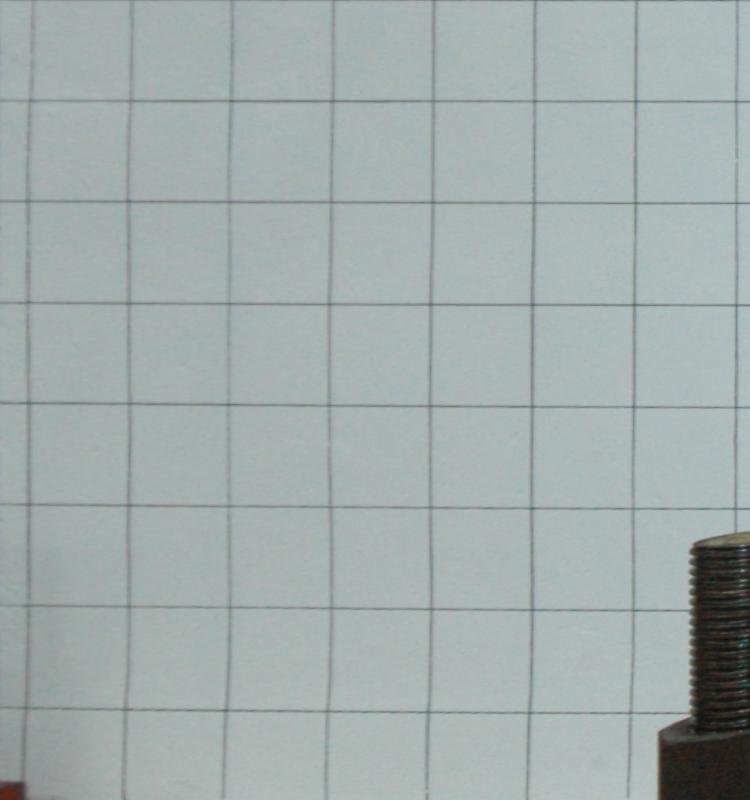
#> input picture Data/DamagePattern/images/CTR1_NE_00250_2.jpg, 750 x 800 px; its folder holds only this picture in this run
$ python grid_pitch.py ../../Data/DamagePattern/images/CTR1_NE_00250_2.jpg
#> lines starting #> are read from the running program, lines starting #| are printed output that depends on the picture
#!/usr/bin/env python3
"""Measure grid-line pitch (px) from early undamaged frames: autocorrelation of dark-line projections."""
import cv2, numpy as np, glob, sys, os
D="Data/DamagePattern/images/"
def lines(g):
    # dark thin lines: black-hat
    bh=cv2.morphologyEx(g, cv2.MORPH_BLACKHAT, cv2.getStructuringElement(cv2.MORPH_RECT,(21,21)))
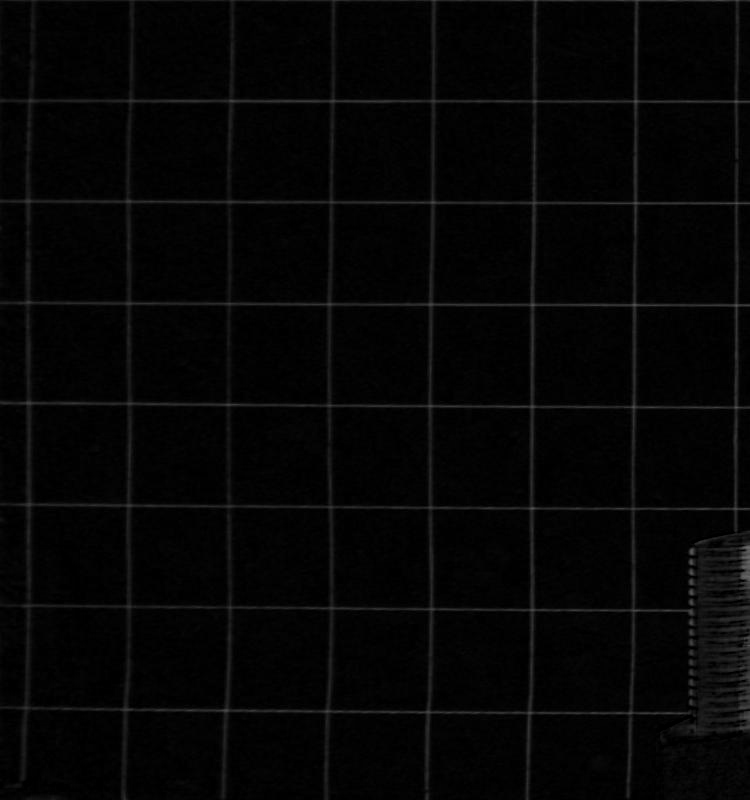
#> bh: shape (800, 750); min 0, max 107, mean 5.1
    return bh.astype(np.float32)
def pitch(sig, lo=20, hi=300):
#> called with sig = array of shape (750,), lo = 20, hi = 300
    s=sig-sig.mean(); n=len(s)
#> after `s = sig - sig.mean()`: s = 750 values, max 21296.6 at index 736, min -1839.4 at index 78, mean -8.33e-05
#> after `n = len(s)`: n = 750
    ac=np.correlate(s,s,'full')[n-1:]; ac/=ac[0]
#> after `ac = np.correlate(s, s, 'full')[n - 1:]`: ac = 750 values, max 9.73e+09 at index 0, min -918246016 at index 122, mean 6487900
#> after `ac /= ac[0]`: ac = 750 values, max 1 at index 0, min -0.0944 at index 122, mean 0.000667
    # first strong peak after the first minimum
    k=lo+np.argmax(ac[lo:hi]);
#> k = 101
    # refine parabolic
    if 1<k<n-1:
        a,b,c=ac[k-1],ac[k],ac[k+1]; k=k+0.5*(a-c)/(a-2*b+c)
#> after `a, b, c = (ac[k - 1], ac[k], ac[k + 1])`: a = 0.7; b = 0.756; c = 0.742
#> after `k = k + 0.5 * (a - c) / (a - 2 * b + c)`: k = 101.3
    return k, ac
if __name__=="__main__":
    for f in sys.argv[1:]:
        g=cv2.imread(f,0); bh=lines(g)
        px,_=pitch(bh.sum(0)); py,_=pitch(bh.sum(1))
#> after `px, _ = pitch(bh.sum(0))`: px = 101.3
#> after `py, _ = pitch(bh.sum(1))`: py = 101.4
        print(os.path.basename(f), g.shape, round(px,1), round(py,1))
#| CTR1_NE_00250_2.jpg (800, 750) 101.3 101.4

$ run again, on Data/DamagePattern/images/CTR1_NE_01500_5.jpg
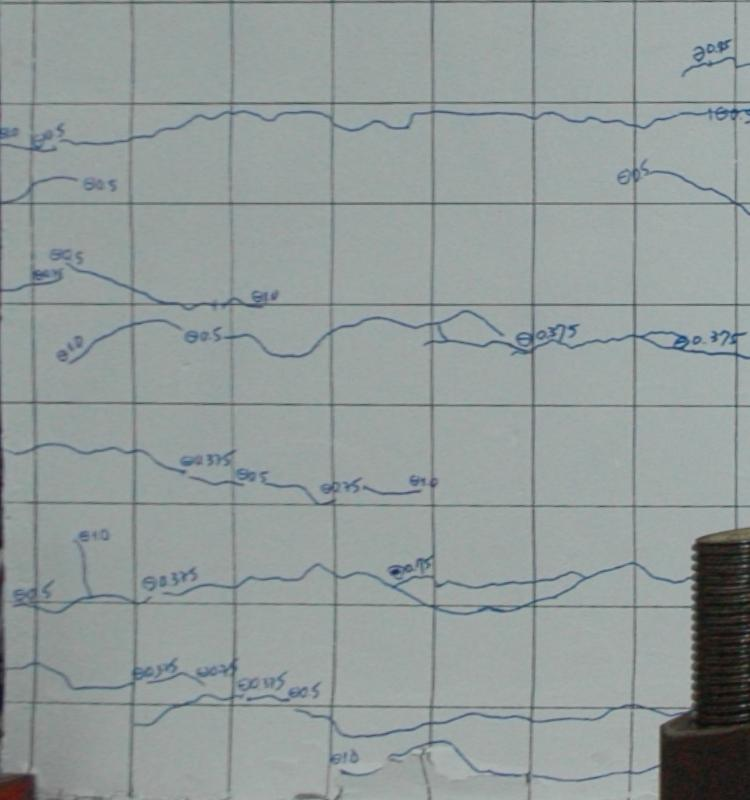
#> input picture Data/DamagePattern/images/CTR1_NE_01500_5.jpg, 750 x 800 px
#> in lines, `bh=cv2.morphologyEx(g, cv2.MORPH_BLACKHAT, cv2.getStructuringElement(c..`:
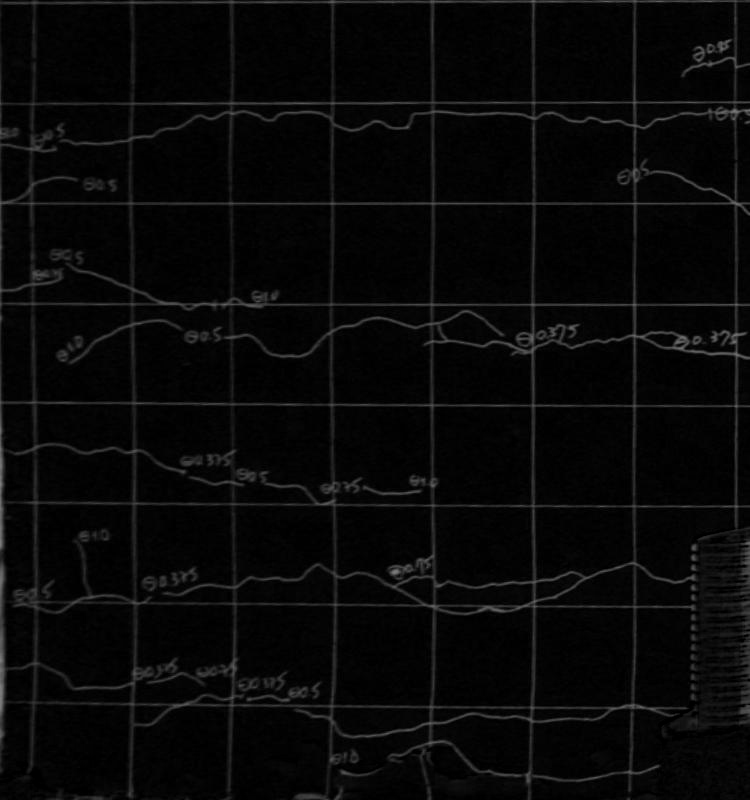
#> bh: shape (800, 750); min 0, max 127, mean 8
#> s = 750 values, max 46035.5 at index 0, min -2561.5 at index 124, mean 0.000208
#> n = 750
#> ac = 750 values, max 1.66e+10 at index 0, min -1.3e+09 at index 154, mean 11045556
#> ac = 750 values, max 1 at index 0, min -0.0784 at index 154, mean 0.000667
#> in pitch, `k=lo+np.argmax(ac[lo:hi]);`: k = 101
#> a = 0.557; b = 0.581; c = 0.504
#> in pitch, `k = k + 0.5 * (a - c) / (a - 2 * b + c)`: k = 100.7
#> py = 100.8
#| CTR1_NE_01500_5.jpg (800, 750) 100.7 100.8

$ run again, on Data/DamagePattern/images/CTR1_NE_02000_6.jpg
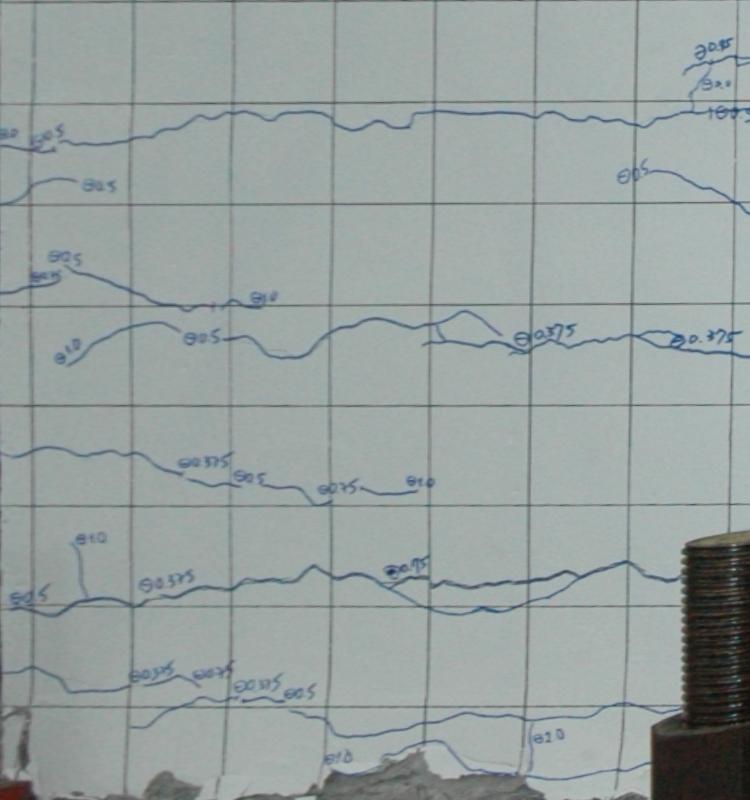
#> input picture Data/DamagePattern/images/CTR1_NE_02000_6.jpg, 750 x 800 px
#> in lines, `bh=cv2.morphologyEx(g, cv2.MORPH_BLACKHAT, cv2.getStructuringElement(c..`:
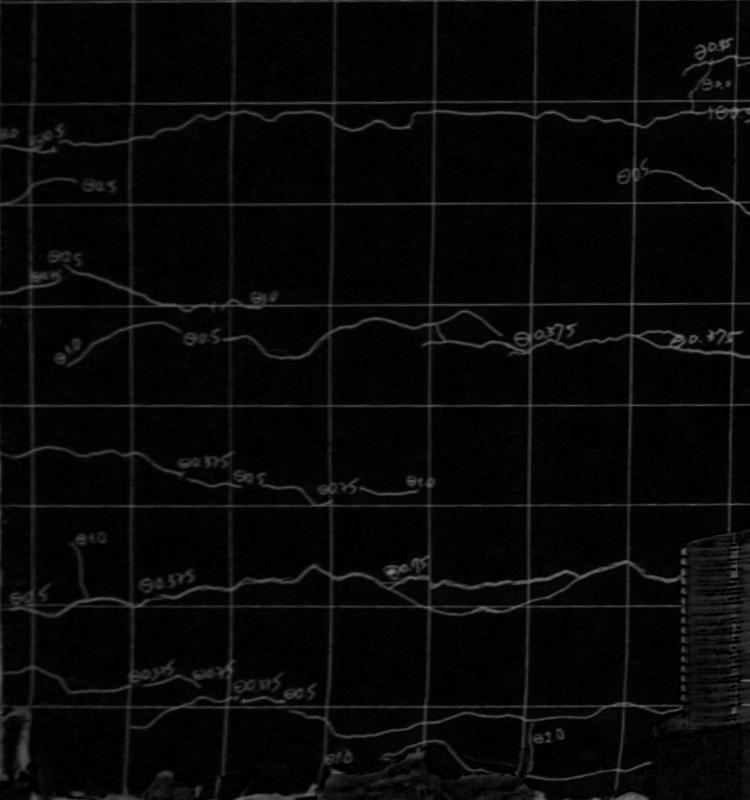
#> bh: shape (800, 750); min 0, max 132, mean 8.2
#> s = 750 values, max 17705.9 at index 0, min -2565.1 at index 603, mean -0.000219
#> n = 750
#> ac = 750 values, max 8.15e+09 at index 0, min -1.11e+09 at index 124, mean 5436545.5
#> ac = 750 values, max 1 at index 0, min -0.137 at index 124, mean 0.000667
#> in pitch, `k=lo+np.argmax(ac[lo:hi]);`: k = 100
#> a = 0.665; b = 0.683; c = 0.649
#> in pitch, `k = k + 0.5 * (a - c) / (a - 2 * b + c)`: k = 99.85
#> py = 100.8
#| CTR1_NE_02000_6.jpg (800, 750) 99.8 100.8

$ run again, on Data/DamagePattern/images/CTR1_NE_04000_3.jpg
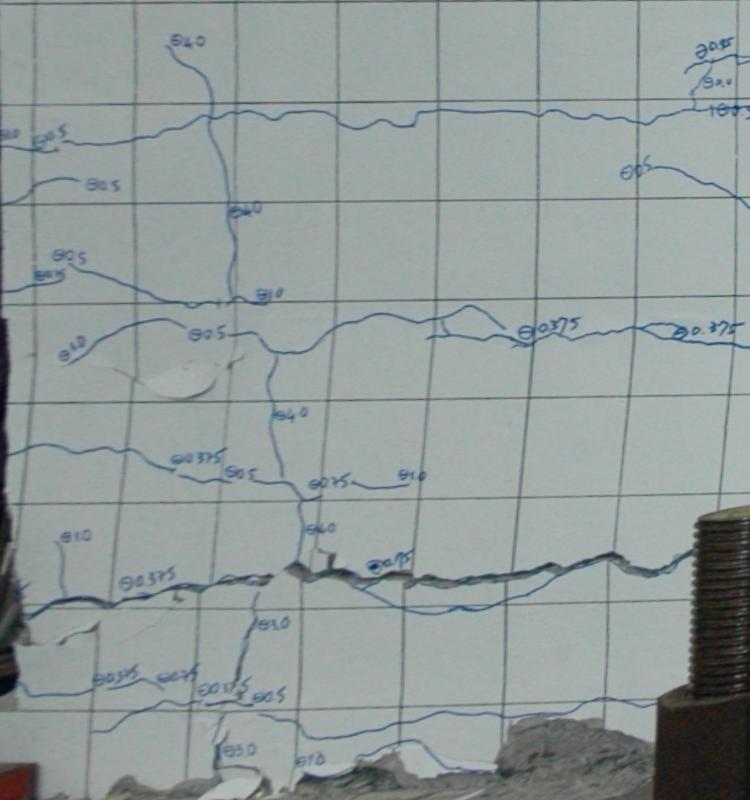
#> input picture Data/DamagePattern/images/CTR1_NE_04000_3.jpg, 750 x 800 px
#> in lines, `bh=cv2.morphologyEx(g, cv2.MORPH_BLACKHAT, cv2.getStructuringElement(c..`:
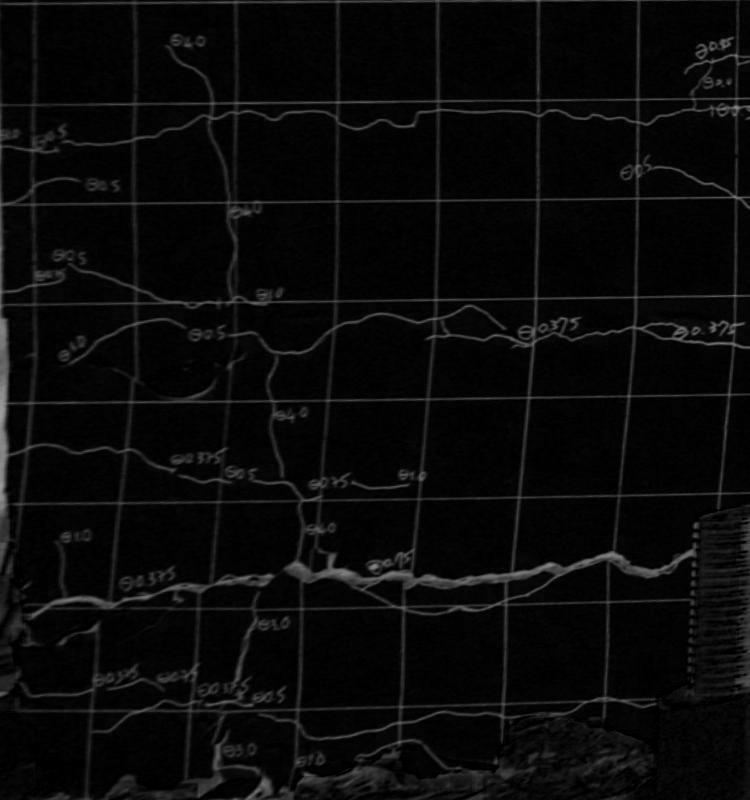
#> bh: shape (800, 750); min 0, max 159, mean 9.6
#> s = 750 values, max 44278.2 at index 0, min -3131.8 at index 657, mean -0.000208
#> n = 750
#> ac = 750 values, max 1.04e+10 at index 0, min -1.38e+09 at index 151, mean 6903346.5
#> ac = 750 values, max 1 at index 0, min -0.134 at index 151, mean 0.000667
#> in pitch, `k=lo+np.argmax(ac[lo:hi]);`: k = 100
#> a = 0.157; b = 0.176; c = 0.17
#> in pitch, `k = k + 0.5 * (a - c) / (a - 2 * b + c)`: k = 100.3
#> py = 199.4
#| CTR1_NE_04000_3.jpg (800, 750) 100.3 199.4

$ run again, on Data/DamagePattern/images/CTR1_NE_00500_3.jpg
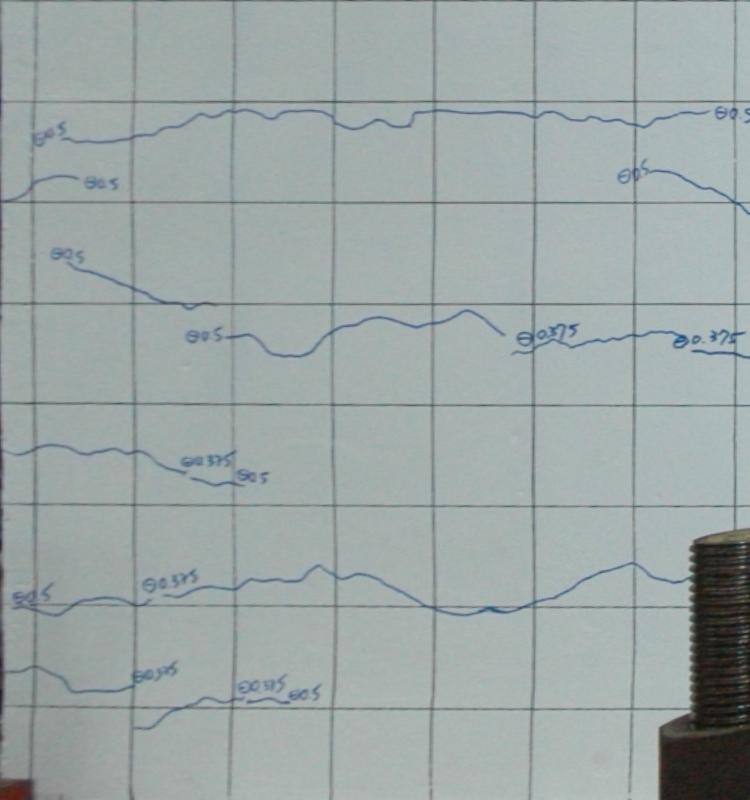
#> input picture Data/DamagePattern/images/CTR1_NE_00500_3.jpg, 750 x 800 px
#> in lines, `bh=cv2.morphologyEx(g, cv2.MORPH_BLACKHAT, cv2.getStructuringElement(c..`:
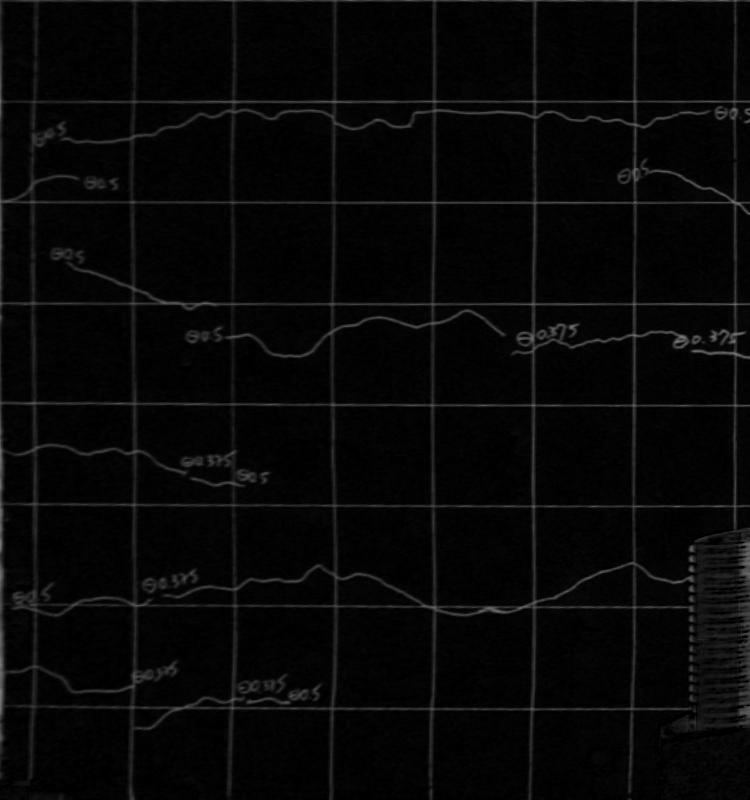
#> bh: shape (800, 750); min 0, max 125, mean 7.1
#> s = 750 values, max 49469.3 at index 0, min -2432.7 at index 367, mean 0.000115
#> n = 750
#> ac = 750 values, max 1.81e+10 at index 0, min -1.43e+09 at index 124, mean 12058444
#> ac = 750 values, max 1 at index 0, min -0.0789 at index 124, mean 0.000667
#> in pitch, `k=lo+np.argmax(ac[lo:hi]);`: k = 100
#> a = 0.515; b = 0.587; c = 0.567
#> in pitch, `k = k + 0.5 * (a - c) / (a - 2 * b + c)`: k = 100.3
#> py = 101
#| CTR1_NE_00500_3.jpg (800, 750) 100.3 101.0
